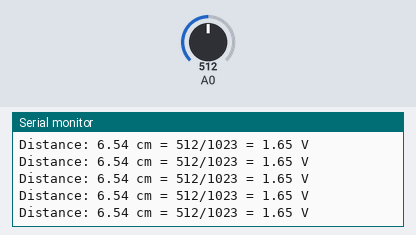
The sketch below on a simulated Arduino Uno, built with avr-gcc and run on an emulated ATmega328P. Shown: the last lines printed to the serial monitor. Inputs (shaded band) come from the test bench; at power-on: A0 = 512.

Above: at 1.2 s.
1.3 s: A0 set to 352
At 1.4 s:
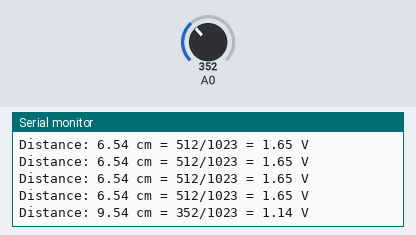
4.3 s: A0 set to 326
At 4.32 s:
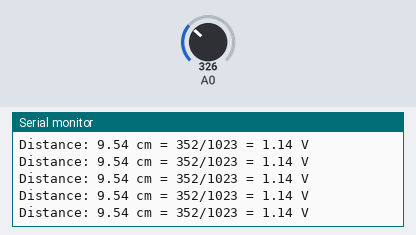
13.3 s: A0 set to 106
At 13.31 s:
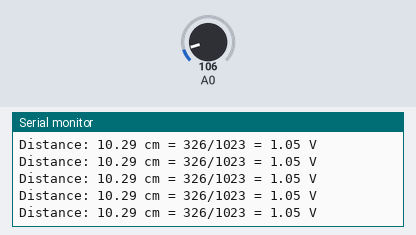
14.8 s: A0 set to 92
At 14.8 s:
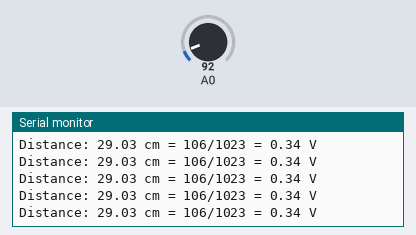
Timing chart, 0 to 17.8 s (numbered marks = the images above; inputs shaded):
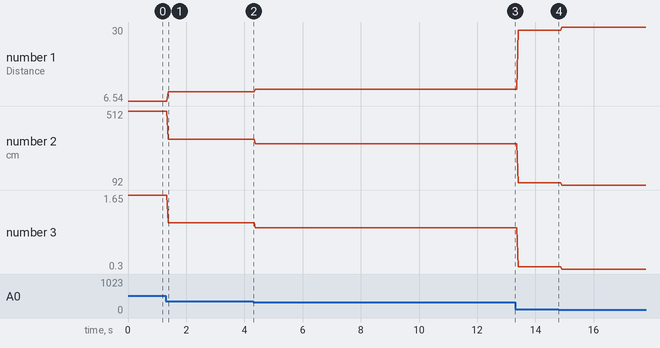

The sketch:

Program.ino
```cpp
// (licence header left out)
// This program allows the ESP-8266 to read data from GP2Y0A41SK0F distance measuring sensor

// Sensor calibration - You can change these values
const int minimum_position_analog = 818;  // Your sensor analog reading at 4 cm (typical value is 822)
const int maximum_position_analog = 102;  // Your sensor analog reading at 30 cm (typical value is 124)

// Sensor constants
const float minimum_position_meter = 0.04;  // Sensor minimum position (fixed at 4 cm)
const float maximum_position_meter = 0.30;  // Sensor maximum position (fixed at 30 cm)
const float sensor_offset = 0.0042;         // Sensor offset position (fixed at 0.42 cm)
const float sensor_slope = ((1.0/(minimum_position_meter + sensor_offset)) - (1.0/(maximum_position_meter + sensor_offset))) / (minimum_position_analog - maximum_position_analog);
const float sensor_yintercept = (1.0/(minimum_position_meter + sensor_offset)) - (sensor_slope * minimum_position_analog);

// Global variables
int current_position_analog = 0;
float current_position_meter = 0;
float current_position_volt = 0;

// Setup code to run once
void setup() {
  Serial.begin(9600);
  pinMode(A0, INPUT);
}

// Convert analog reading (0..1023) to position in meter
float convertPosition(int analogPosition) {
  // Local variables
  float realPosition = 0;

  // Too far
  if (analogPosition < maximum_position_analog) {
    realPosition = maximum_position_meter;
  }

  // Too close
  else if (analogPosition > minimum_position_analog) {
    realPosition = minimum_position_meter;
  }

  // Within sensor range
  else {
    realPosition = (1.0 / ((sensor_slope * analogPosition) + sensor_yintercept)) - sensor_offset;
  }

  // Return value
  return realPosition;
}

// Read sensor output analog voltage
void readSensorData() {
  current_position_analog = (int)analogRead(A0);
  current_position_volt = 3.3 * current_position_analog / 1023;
  current_position_meter = convertPosition(current_position_analog);
}

// Print sensor readings to serial monitor
void printSensorData() {
  Serial.print("Distance: ");
  Serial.print(100.0 * current_position_meter);
  Serial.print(" cm = ");
  Serial.print(current_position_analog);
  Serial.print("/1023 = ");
  Serial.print(current_position_volt);
  Serial.println(" V");
}

// Main code to run repeatedly
void loop() {
  readSensorData();
  printSensorData();
}
```

Measured:
- after the input at 1.3 s, the serial monitor: prints a new line after 0.08 s (image 1)
- plotted number 1: 6.54 → 9.54 after the input at 1.3 s, 9.54 → 10.29 after the input at 4.3 s, 10.29 → 29.03 after the input at 13.3 s, 29.03 → 30 after the input at 14.8 s
- plotted number 2: 512 → 352 after the input at 1.3 s, 352 → 326 after the input at 4.3 s, 326 → 106 after the input at 13.3 s, 106 → 92 after the input at 14.8 s
- plotted number 3: 1.65 → 1.14 after the input at 1.3 s, 1.14 → 1.05 after the input at 4.3 s, 1.05 → 0.34 after the input at 13.3 s, 0.34 → 0.3 after the input at 14.8 s
